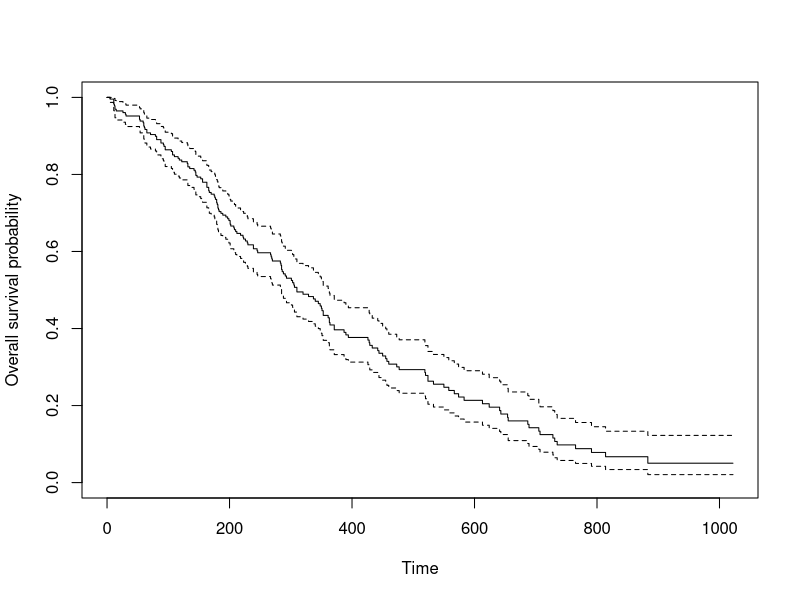
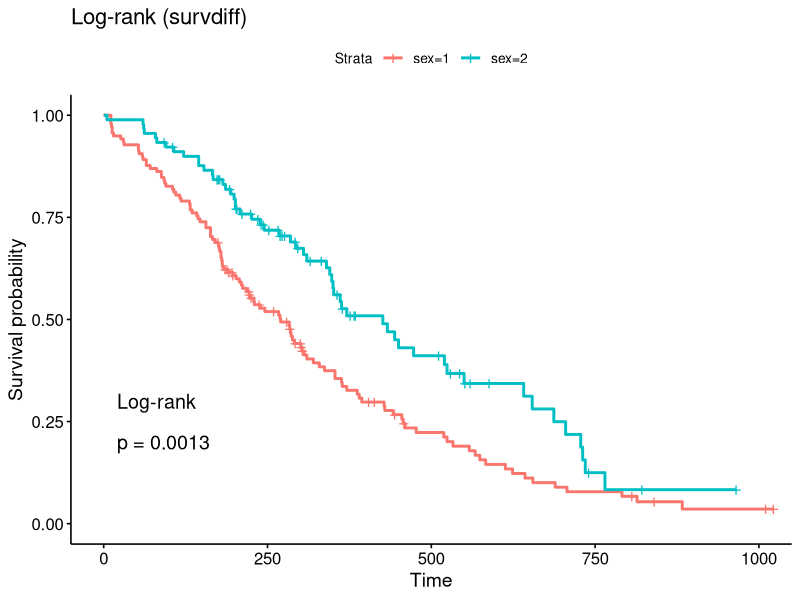
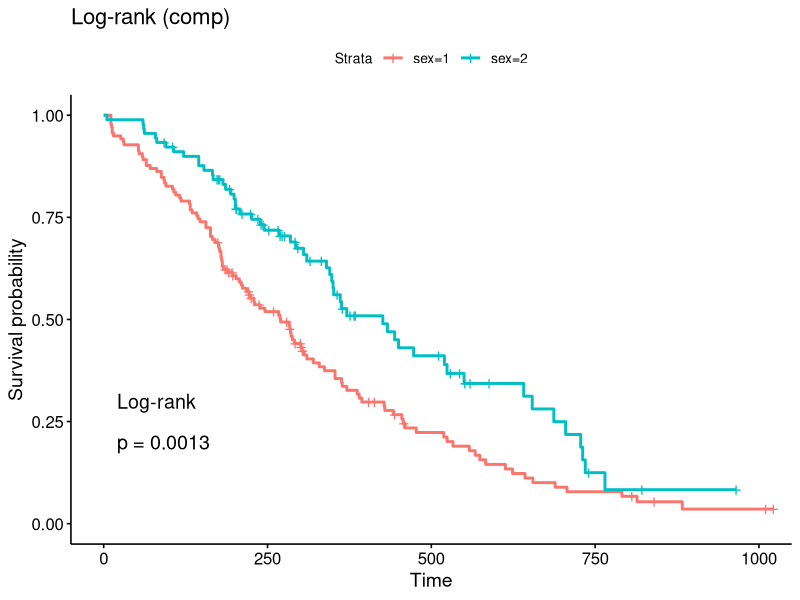
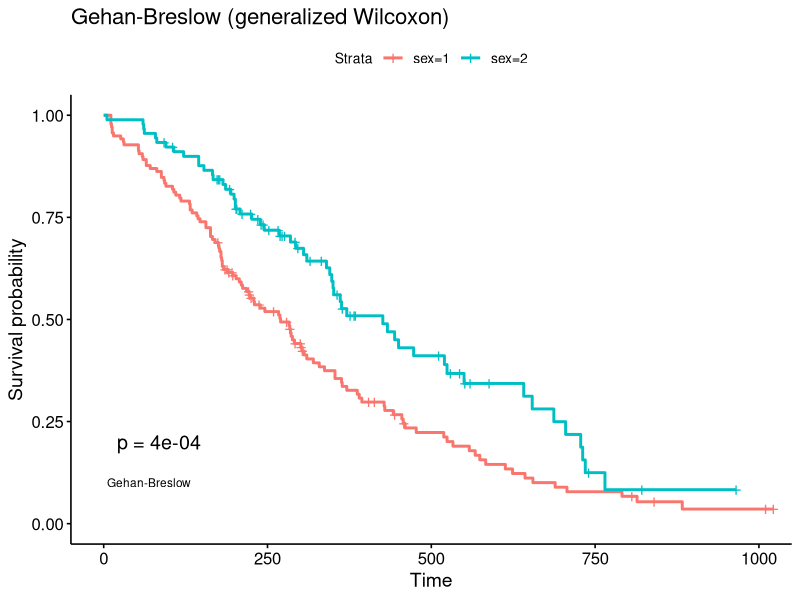
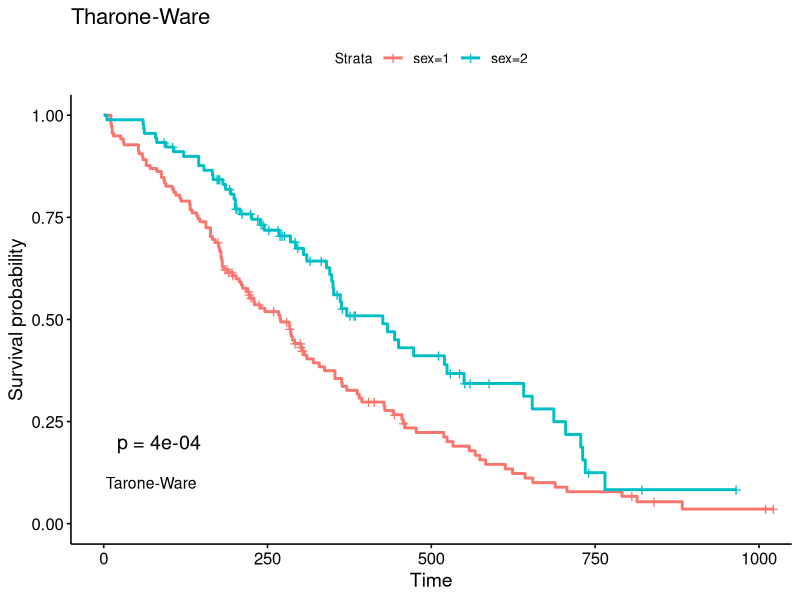
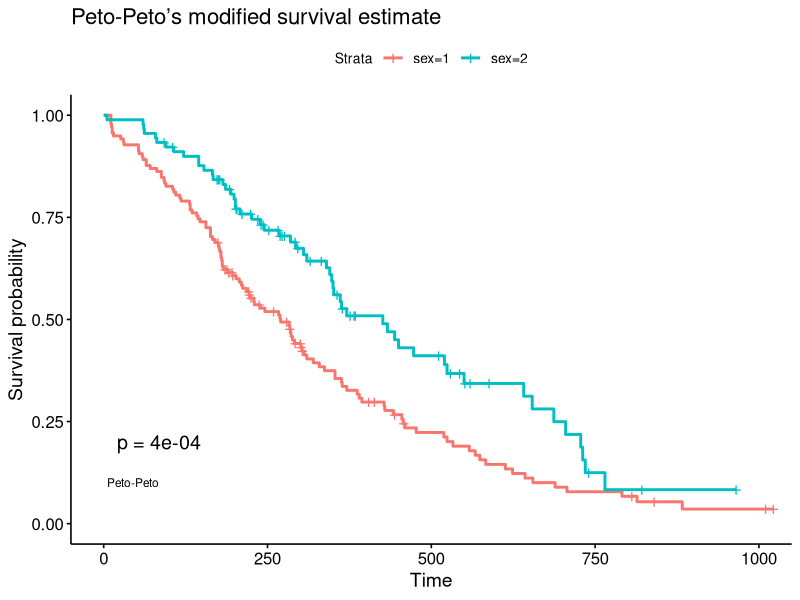
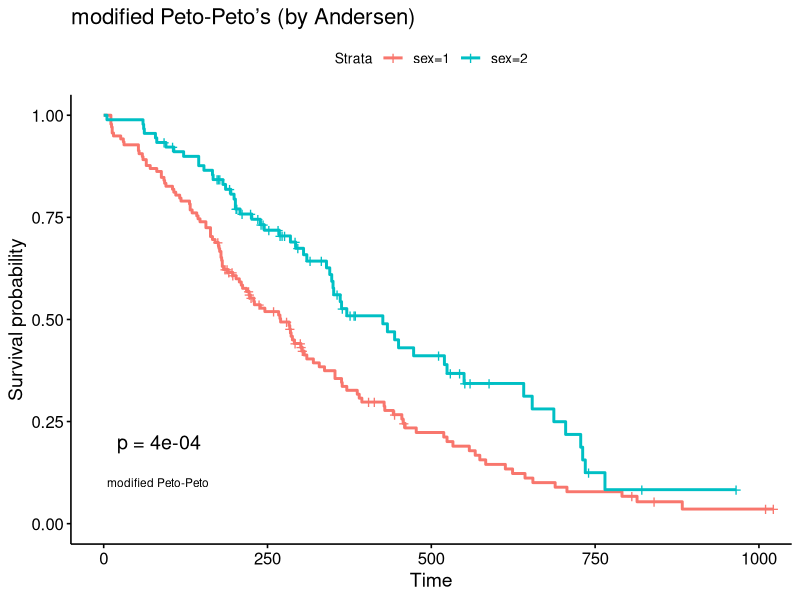
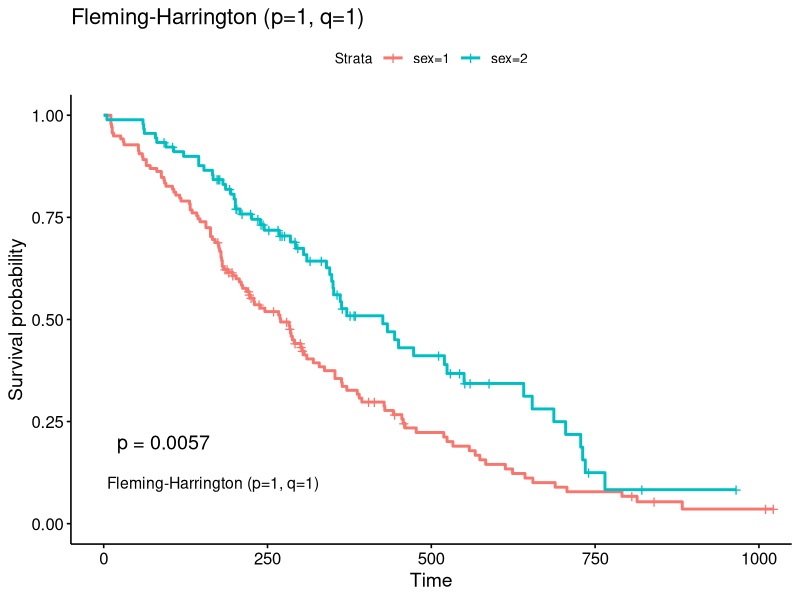

Source code (R) for these figures, in order:
## ---- chunk 1
knitr::opts_chunk$set(
  out.extra = 'style="display:block; margin: auto"',
  fig.align = "center",
  fig.path = "www/",
  collapse = TRUE,
  comment = "#>",
  dev = "png")
## ---- chunk 2
library(survival)
write.csv(survival::lung,file="lung.csv",quote=FALSE,row.names=FALSE)
## ---- chunk 3
plot(survfit(Surv(time, status) ~ 1, data = lung), xlab = "Time",  ylab = "Overall survival probability")
library(survminer)
fit <- survfit(Surv(time, status) ~ sex, data = lung)
ggsurvplot(fit, data = lung, pval = TRUE, pval.method = TRUE) + ggtitle("Log-rank (survdiff)")
ggsurvplot(fit, data = lung, pval = TRUE, pval.method = TRUE,
           log.rank.weights = "1") + ggtitle("Log-rank (comp)")
ggsurvplot(fit, data = lung, pval = TRUE, pval.method = TRUE,
           log.rank.weights = "n", pval.method.coord = c(5, 0.1),
           pval.method.size = 3) + ggtitle("Gehan-Breslow (generalized Wilcoxon)")
ggsurvplot(fit, data = lung, pval = TRUE, pval.method = TRUE,
           log.rank.weights = "sqrtN", pval.method.coord = c(3, 0.1),
           pval.method.size = 4) + ggtitle("Tharone-Ware")
ggsurvplot(fit, data = lung, pval = TRUE, pval.method = TRUE,
           log.rank.weights = "S1", pval.method.coord = c(5, 0.1),
           pval.method.size = 3) + ggtitle("Peto-Peto’s modified survival estimate")
ggsurvplot(fit, data = lung, pval = TRUE, pval.method = TRUE,
           log.rank.weights = "S2", pval.method.coord = c(5, 0.1),
           pval.method.size = 3) + ggtitle("modified Peto-Peto’s (by Andersen)")
ggsurvplot(fit, data = lung, pval = TRUE, pval.method = TRUE,
           log.rank.weights = "FH_p=1_q=1",
           pval.method.coord = c(5, 0.1),
           pval.method.size = 4) + ggtitle("Fleming-Harrington (p=1, q=1)")
## ---- chunk 4
coxfit <- coxph(Surv(time, status) ~ age + sex + wt.loss, data = lung)

# Survival curves by sex with adjustment for age and wt.loss
# A new data frame is generated containing two rows, one for each value of sex;
# the other covariates are fixed to their average values
new_df <- with(lung,
               data.frame(sex = c(1, 2),
                          age = rep(mean(age, na.rm = TRUE), 2),
                          wt.loss = rep(mean(wt.loss, na.rm = TRUE), 2)
               )
)

fit <- survfit(coxfit, newdata = new_df)
ggsurvplot(fit, conf.int = TRUE, palette = "Dark2", censor = FALSE,
           surv.median.line = "hv", data=lung)
unlink("lung.csv")
